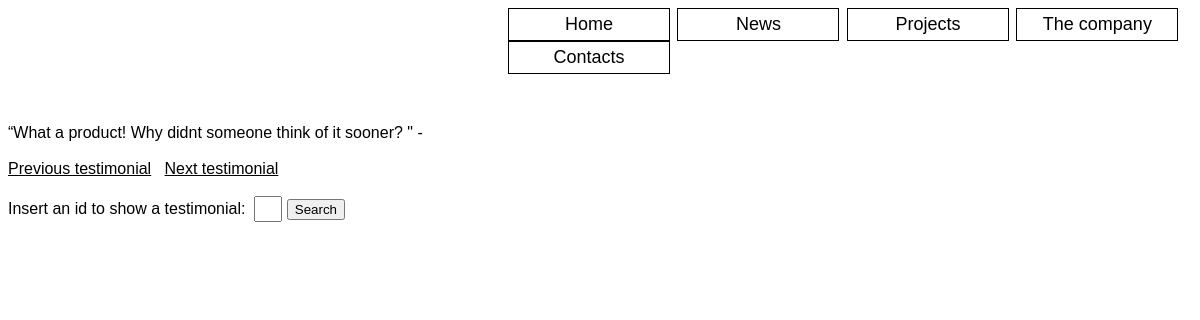
/showTestimonial.php?id=4, run on an earlier commit of the app's database.
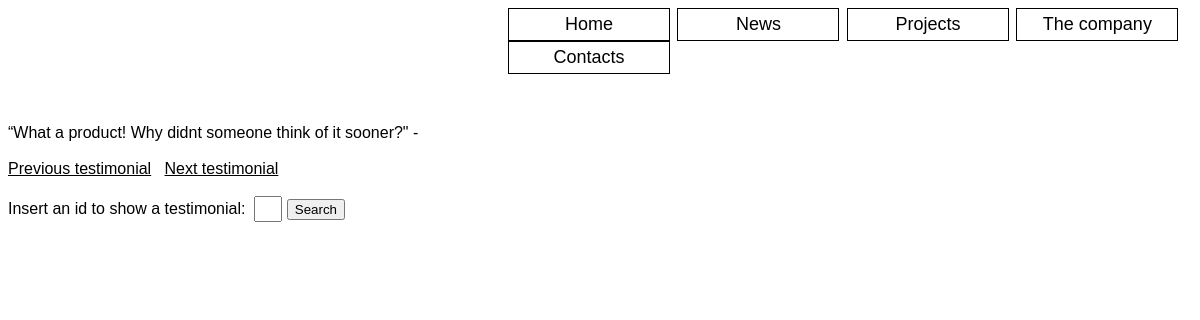
And on a later commit of the database.
### tables this page shows
create table testimonial
   (test        varchar(255)    not null,
    id          integer(2)    not null auto_increment,
    primary key(id));

### showTestimonial.php (the view, shortened to what this page needs)
<!DOCTYPE html>
<html>
<head>
</head>
<body>
	<nav>
		<a href="index.html">
			<div>Home</div>
		</a>
		<a href="news.php">
			<div>News</div>
		</a>
		<a href="projects.html">
			<div>Projects</div>
		</a>
		<a href="company.php">
			<div>The company</div>
		</a>
		<a href="contacts.php">
			<div>Contacts</div>
		</a>
	</nav>
	<?php
		$id = $_GET["id"];
		$counter = 0;
		$host = "db.ist.utl.pt";
		$user = "ist173214";
		$pass = "quhh2828";
		$dbname = $user;
		$db = new PDO("mysql:host=$host;dbname=$dbname", $user, $pass);
		$db->setAttribute(PDO::ATTR_ERRMODE, PDO::ERRMODE_EXCEPTION);
		$all = "SELECT * FROM testimonial;";
		$process = $db->query($all);
		foreach ($process as $row) {
			$counter++;
		}
		$link = "showTestimonial.php?id=";
		$naddr = $link.$_SESSION['next'];
		$paddr = $link.$_SESSION['previous'];
		$sql = "SELECT * FROM testimonial WHERE id=$id;";
		$result=$db->query($sql);
		foreach ($result as $try) {
			$text = $try['test'];
			$name = $try['name'];
			echo($text.' - '.$name.'<br>');
		}
		if ($id === 1) {
			echo "<br>";
			echo "<a href='".$naddr."'>Next testimonial</a>";
			echo "<br><br>";
		} else if ($id < $counter) {
			echo "<br>";
			echo "<a href='".$paddr."'>Previous testimonial</a>&nbsp;&nbsp;&nbsp;";
			echo "<a href='".$naddr."'>Next testimonial</a>";
			echo "<br><br>";
		} else if ($id === $counter) {
			echo "<br>";
			echo "<a href='".$paddr."'>Previous testimonial</a>&nbsp;&nbsp;&nbsp;";
			echo "<br><br>";
		} else {
			echo "<br>";
			echo "There are no more testimonials";
			echo "<br><br>";
		}
	?>
	<link rel="stylesheet" type="text/css" href="main.css">
	<form action="showTestimonial.php" method="GET" class="showTestimonial">
		 Insert an id to show a testimonial: &nbsp;<input type="text" name="id" maxlength="1">
		<input type="submit" value="Search">
	</form>
</body>
</html>

What changed in the data, as far as the page shows it:
changed testimonial: test "“What a product! Why didnt someone think of it sooner? \"" → "“What a product! Why didnt someone think of it sooner?\""
